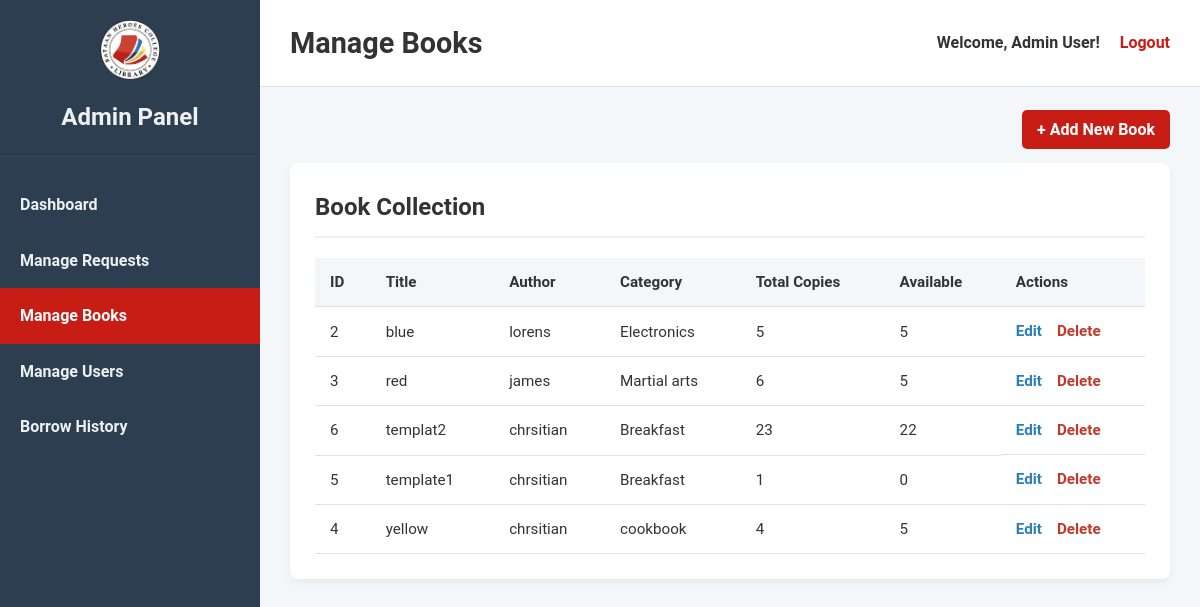
Page /frontend/manage_books.php (signed in) on the committed database.
### tables this page shows
CREATE TABLE `books` (
  `book_id` int(11) NOT NULL,
  `book_name` varchar(255) NOT NULL,
  `book_description` text DEFAULT NULL,
  `category` varchar(255) NOT NULL,
  `favorite` tinyint(1) NOT NULL DEFAULT 0,
  `author` varchar(255) DEFAULT NULL,
  `publication_year` year(4) DEFAULT NULL,
  `total_copies` int(11) NOT NULL DEFAULT 1,
  `available_copies` int(11) NOT NULL DEFAULT 1,
  `book_image_path` varchar(255) DEFAULT NULL
);

### frontend/manage_books.php (the view, shortened to what this page needs)
<?php
include '../backend/db_connect.php';
$sql_books = "SELECT * FROM books ORDER BY book_name ASC";
$all_books = $conn->query($sql_books);
$welcome_message = "Welcome, " . htmlspecialchars($_SESSION['fullname']) . "!";
?>
<!DOCTYPE html>
<html lang="en">
<head>
    <link rel="stylesheet" href="admin_styles.css">
</head>
<body>
    <div class="admin-container">
        <aside class="sidebar">
            <div class="sidebar-header">
                <img src="LIBRARY_LOGO.png" alt="Logo" class="sidebar-logo">
                <h2>Admin Panel</h2>
            </div>
            <nav class="sidebar-nav">
                <ul>
                    <li><a href="admin_dashboard.php">Dashboard</a></li>
                    <li><a href="manage_requests.php">Manage Requests</a></li>
                    <li><a href="manage_books.php" class="active">Manage Books</a></li>
                    <li><a href="manage_users.php">Manage Users</a></li>
                    <li><a href="borrow_history.php">Borrow History</a></li>
                </ul>
            </nav>
        </aside>
        <div class="main-wrapper">
            <header class="main-header">
                <h1>Manage Books</h1>
                <div class="user-info">
                    <span><?php echo $welcome_message; ?></span>
                    <a href="../backend/logout.php">Logout</a>
                </div>
            </header>
            <main class="main-content">
                <div class="action-bar">
                    <a href="add_book.php" class="add-new-btn">+ Add New Book</a>
                </div>
                <section class="content-section">
                    <h2>Book Collection</h2>
                    <div class="table-container">
                        <table>
                            <thead>
                                <tr>
                                    <th>ID</th>
                                    <th>Title</th>
                                    <th>Author</th>
                                    <th>Category</th>
                                    <th>Total Copies</th>
                                    <th>Available</th>
                                    <th>Actions</th>
                                </tr>
                            </thead>
                            <tbody>
                                <?php if ($all_books->num_rows > 0): ?>
                                    <?php while($book = $all_books->fetch_assoc()): ?>
                                        <tr>
                                            <td><?php echo htmlspecialchars($book['book_id']); ?></td>
                                            <td><?php echo htmlspecialchars($book['book_name']); ?></td>
                                            <td><?php echo htmlspecialchars($book['author']); ?></td>
                                            <td><?php echo htmlspecialchars($book['category']); ?></td>
                                            <td><?php echo htmlspecialchars($book['total_copies']); ?></td>
                                            <td><?php echo htmlspecialchars($book['available_copies']); ?></td>
                                            <td class="action-links">
                                                <a href="edit_book.php?id=<?php echo $book['book_id']; ?>" class="edit-link">Edit</a>
                                                <form action="../backend/book_handler.php" method="POST" onsubmit="return confirm('Are you sure you want to delete this book?');">
                                                    <button type="submit" class="delete-btn">Delete</button>
                                                </form>
                                            </td>
                                        </tr>
                                    <?php endwhile; ?>
                                <?php else: ?>
                                    <tr>
                                        <td colspan="7">No books found in the library.</td>
                                    </tr>
                                <?php endif; ?>
                            </tbody>
                        </table>
                    </div>
                </section>
            </main>
        </div>
    </div>
</body>
</html>

### frontend/admin_styles.css (style rules this page uses)
* { box-sizing: border-box; margin: 0; padding: 0; }
body { font-family: "Roboto", sans-serif; line-height: 1.6; background-color: #f4f7fa; color: #333; }
.admin-container { display: flex; min-height: 100vh; }
.sidebar { width: 260px; background-color: #2c3e50; color: #ecf0f1; display: flex; flex-direction: column; flex-shrink: 0; }
.sidebar-header { padding: 20px; text-align: center; border-bottom: 1px solid #34495e; }
.sidebar-logo { max-width: 60px; margin-bottom: 10px; }
.sidebar-nav ul { list-style: none; padding: 20px 0; }
.sidebar-nav ul li a { display: block; color: #ecf0f1; text-decoration: none; padding: 15px 20px; font-weight: bold; transition: background-color 0.3s, padding-left 0.3s; }
.sidebar-nav ul li a.active { background-color: #c81d14; color: #fff; }
.main-wrapper { flex: 1; display: flex; flex-direction: column; }
.main-header { background-color: #ffffff; padding: 20px 30px; border-bottom: 1px solid #e0e0e0; display: flex; justify-content: space-between; align-items: center; }
.main-header h1 { font-size: 1.8rem; }
.user-info { display: flex; align-items: center; gap: 20px; }
.user-info span { font-weight: bold; }
.user-info a { color: #c81d14; text-decoration: none; font-weight: bold; transition: color 0.3s; }
.main-content { padding: 30px; flex-grow: 1; }
.content-section { background-color: #ffffff; padding: 25px; border-radius: 8px; box-shadow: 0 4px 8px rgba(0, 0, 0, 0.05); }
.content-section h2, .request-section h2 { margin-bottom: 20px; border-bottom: 2px solid #f0f0f0; padding-bottom: 10px; }
.table-container { overflow-x: auto; }
table { width: 100%; border-collapse: collapse; font-size: 0.95rem; }
table thead { background-color: #f4f7fa; }
table th, table td { padding: 12px 15px; text-align: left; border-bottom: 1px solid #e0e0e0; }
.action-bar { margin-bottom: 20px; text-align: right; }
.add-new-btn { background-color: #c81d14; color: white; padding: 10px 15px; border-radius: 5px; text-decoration: none; font-weight: bold; transition: background-color 0.3s; }
.action-links { display: flex; gap: 15px; align-items: center; }
.edit-link { color: #2980b9; font-weight: bold; text-decoration: none; }
.delete-btn { background: none; border: none; color: #c0392b; font-weight: bold; cursor: pointer; padding: 0; font-size: inherit; font-family: inherit; }

### rows in the picture
books: book_id "2", book_name "blue", author "lorens", category "Electronics", total_copies "5", available_copies "5"
books: book_id "3", book_name "red", author "james", category "Martial arts", total_copies "6", available_copies "5"
books: book_id "6", book_name "templat2", author "chrsitian", category "Breakfast", total_copies "23", available_copies "22"
books: book_id "5", book_name "template1", author "chrsitian", category "Breakfast", total_copies "1", available_copies "0"
books: book_id "4", book_name "yellow", author "chrsitian", category "cookbook", total_copies "4", available_copies "5"

### other values in the picture
$welcome_message "Welcome, Admin User!"
